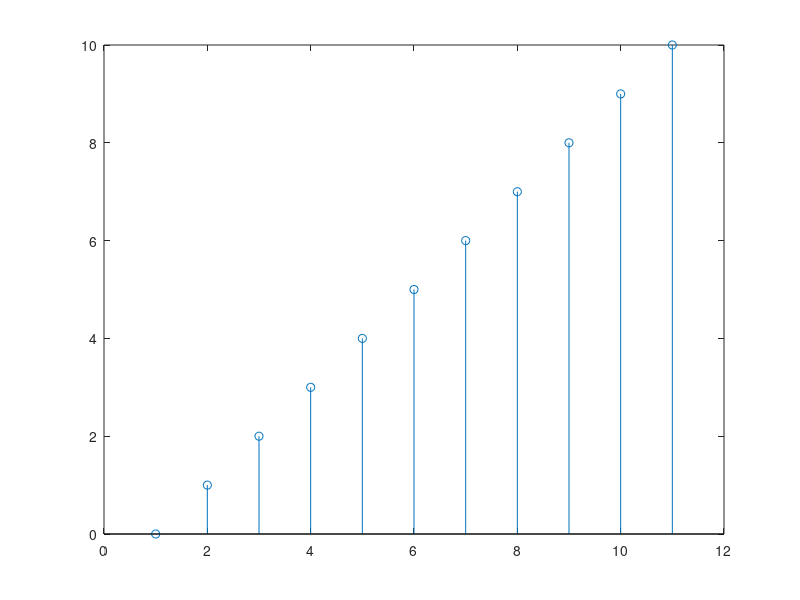

Recreate this plot in MATLAB. (Note: this script raises an error after producing the figure.)
clc;
close all;
clear all;

b = [1];
a = [1, -1];

n = 0:1:10;

figure;
stem(n)
hold on;
stem(impz(b,a,n))

figure;
stem(n)
hold on;
stem(filter(b,a,n))

figure;
stem(n)
hold on;
stem(freqz(b,a,n))
